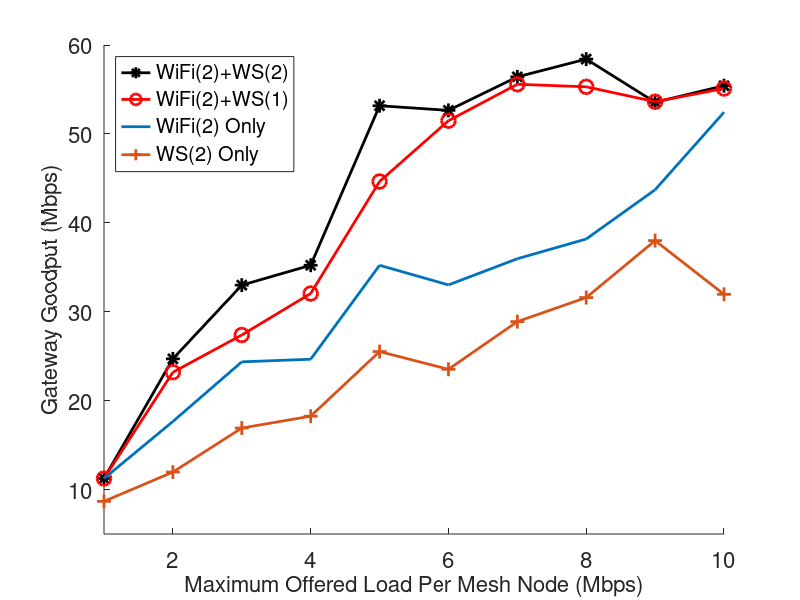

MATLAB code to generate this figure:
close all

cb52=[11.2434   17.6544 24.3635   	24.6576  35.2244   	33.0152   	35.9594   38.1796   43.7192   52.4378]

cb49= [8.6738   	11.9639   	16.9162   	18.2486   25.5189   23.5268   28.8882   31.5924   37.9992   31.9578]


cb524=[11.2434  	23.1955   	27.3830   	32.0468   44.6450   51.4833   55.5839   55.2986   53.6232   55.1064]

all=[11.2434   	24.6991   	32.9882   	35.2290   53.1671   52.6482   56.4156 	58.4144   53.5585   55.4234];


figure
%set(gcf,'Visible','off');

hold on
plot(all,'k*-','markers',10)
plot(cb524,'ro-','markers',10)


plot(cb52)
plot(cb49,'+-','markers',10)




set(get(gca,'Children'),'linewidth',2);
axis([1, 10, 5, 60]);
 




set(gca,'FontSize',16)
%title('Max Network Throughput')
legend('WiFi(2)+WS(2)','WiFi(2)+WS(1)','WiFi(2) Only','WS(2) Only','Location','NorthWest')
xlabel('Maximum Offered Load Per Mesh Node (Mbps)')
set(get(gca,'XLabel'),'FontSize',16)
ylabel('Gateway Goodput (Mbps)')
set(get(gca,'YLabel'),'FontSize',16)
saveas(gca, 'wifiws.eps','epsc');
